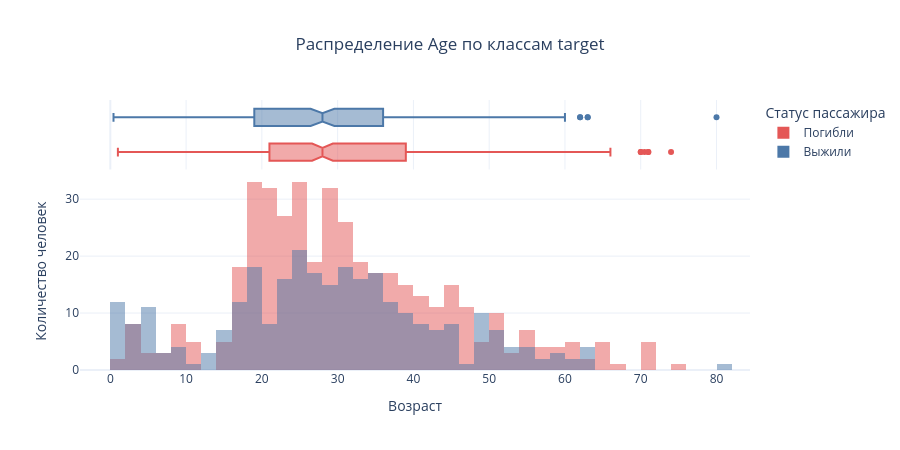
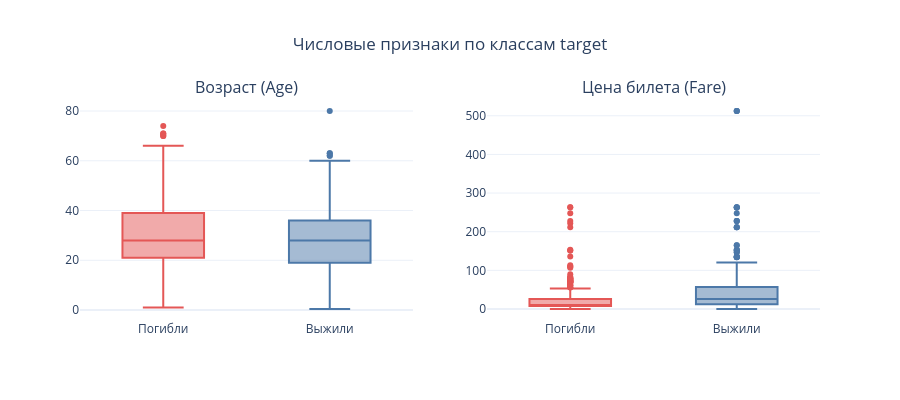

These figures' notebook cell, in order:
### Markdown cell above
Числовые признаки

### Code cell
# Survived в подписи и цвета
survived_ru = df["Survived"].map({0: "Погибли", 1: "Выжили"})
colors = {"Погибли": "#E45756", "Выжили": "#4C78A8"}

# Age по классам target: гистограмма + box plot сверху (marginal="box")
fig = px.histogram(
    df,
    x="Age",
    color=survived_ru,
    marginal="box",
    barmode="overlay",           # полупрозрачные гистограммы друг на друге — легко сравнивать форму
    color_discrete_map=colors,
    template="plotly_white",
    height=450,
    title="Распределение Age по классам target",
    labels={"color": "Статус пассажира", "Age": "Возраст"}
)
fig.update_layout(title_x=0.5, yaxis_title="Количество человек")
fig.show()

# Box plots Age и Fare по классам target — в один ряд
fig = make_subplots(rows=1, cols=2, subplot_titles=["Возраст (Age)", "Цена билета (Fare)"])
for status, color in colors.items():
    mask = survived_ru == status
    fig.add_trace(go.Box(x=survived_ru[mask], y=df.loc[mask, "Age"],
                         marker_color=color, showlegend=False), row=1, col=1)
    fig.add_trace(go.Box(x=survived_ru[mask], y=df.loc[mask, "Fare"],
                         marker_color=color, showlegend=False), row=1, col=2)

fig.update_layout(
    template="plotly_white",
    height=400,
    title_text="Числовые признаки по классам target",
    title_x=0.5
)
fig.show()

### Figure 1 — Plotly figure (JSON) as saved in the notebook; plotly's stock layout.template omitted (floating-point values rounded to 4 significant figures; data arrays with more than 128 entries replaced by an {"elided": "..."} marker saying what was removed)
{"data": [{"bingroup": "x", "hovertemplate": "Статус пассажира=Погибли<br>Возраст=%{x}<br>count=%{y}<extra></extra>", "legendgroup": "Погибли", "marker": {"color": "#E45756", "opacity": 0.5, "pattern": {"shape": ""}}, "name": "Погибли", "orientation": "v", "showlegend": true, "type": "histogram", "x": {"elided": "549 float values"}, "xaxis": "x", "yaxis": "y"}, {"hovertemplate": "Статус пассажира=Погибли<br>Возраст=%{x}<extra></extra>", "legendgroup": "Погибли", "marker": {"color": "#E45756"}, "name": "Погибли", "notched": true, "showlegend": false, "type": "box", "x": {"elided": "549 float values"}, "xaxis": "x2", "yaxis": "y2"}, {"bingroup": "x", "hovertemplate": "Статус пассажира=Выжили<br>Возраст=%{x}<br>count=%{y}<extra></extra>", "legendgroup": "Выжили", "marker": {"color": "#4C78A8", "opacity": 0.5, "pattern": {"shape": ""}}, "name": "Выжили", "orientation": "v", "showlegend": true, "type": "histogram", "x": {"elided": "342 float values"}, "xaxis": "x", "yaxis": "y"}, {"hovertemplate": "Статус пассажира=Выжили<br>Возраст=%{x}<extra></extra>", "legendgroup": "Выжили", "marker": {"color": "#4C78A8"}, "name": "Выжили", "notched": true, "showlegend": false, "type": "box", "x": {"elided": "342 float values"}, "xaxis": "x2", "yaxis": "y2"}], "layout": {"barmode": "overlay", "height": 450, "legend": {"title": {"text": "Статус пассажира"}, "tracegroupgap": 0}, "title": {"text": "Распределение Age по классам target", "x": 0.5}, "xaxis": {"anchor": "y", "domain": [0, 1], "title": {"text": "Возраст"}}, "xaxis2": {"anchor": "y2", "domain": [0, 1], "matches": "x", "showgrid": true, "showticklabels": false}, "yaxis": {"anchor": "x", "domain": [0, 0.7326], "title": {"text": "Количество человек"}}, "yaxis2": {"anchor": "x2", "domain": [0.7426, 1], "matches": "y2", "showgrid": false, "showline": false, "showticklabels": false, "ticks": ""}}}

### Figure 2 — Plotly figure (JSON) as saved in the notebook; plotly's stock layout.template omitted (floating-point values rounded to 4 significant figures; data arrays with more than 128 entries replaced by an {"elided": "..."} marker saying what was removed)
{"data": [{"marker": {"color": "#E45756"}, "showlegend": false, "type": "box", "x": {"elided": "549 str values"}, "xaxis": "x", "y": {"elided": "549 float values"}, "yaxis": "y"}, {"marker": {"color": "#E45756"}, "showlegend": false, "type": "box", "x": {"elided": "549 str values"}, "xaxis": "x2", "y": {"elided": "549 float values"}, "yaxis": "y2"}, {"marker": {"color": "#4C78A8"}, "showlegend": false, "type": "box", "x": {"elided": "342 str values"}, "xaxis": "x", "y": {"elided": "342 float values"}, "yaxis": "y"}, {"marker": {"color": "#4C78A8"}, "showlegend": false, "type": "box", "x": {"elided": "342 str values"}, "xaxis": "x2", "y": {"elided": "342 float values"}, "yaxis": "y2"}], "layout": {"annotations": [{"font": {"size": 16}, "showarrow": false, "text": "Возраст (Age)", "x": 0.225, "xanchor": "center", "xref": "paper", "y": 1, "yanchor": "bottom", "yref": "paper"}, {"font": {"size": 16}, "showarrow": false, "text": "Цена билета (Fare)", "x": 0.775, "xanchor": "center", "xref": "paper", "y": 1, "yanchor": "bottom", "yref": "paper"}], "height": 400, "title": {"text": "Числовые признаки по классам target", "x": 0.5}, "xaxis": {"anchor": "y", "domain": [0, 0.45]}, "xaxis2": {"anchor": "y2", "domain": [0.55, 1]}, "yaxis": {"anchor": "x", "domain": [0, 1]}, "yaxis2": {"anchor": "x2", "domain": [0, 1]}}}
